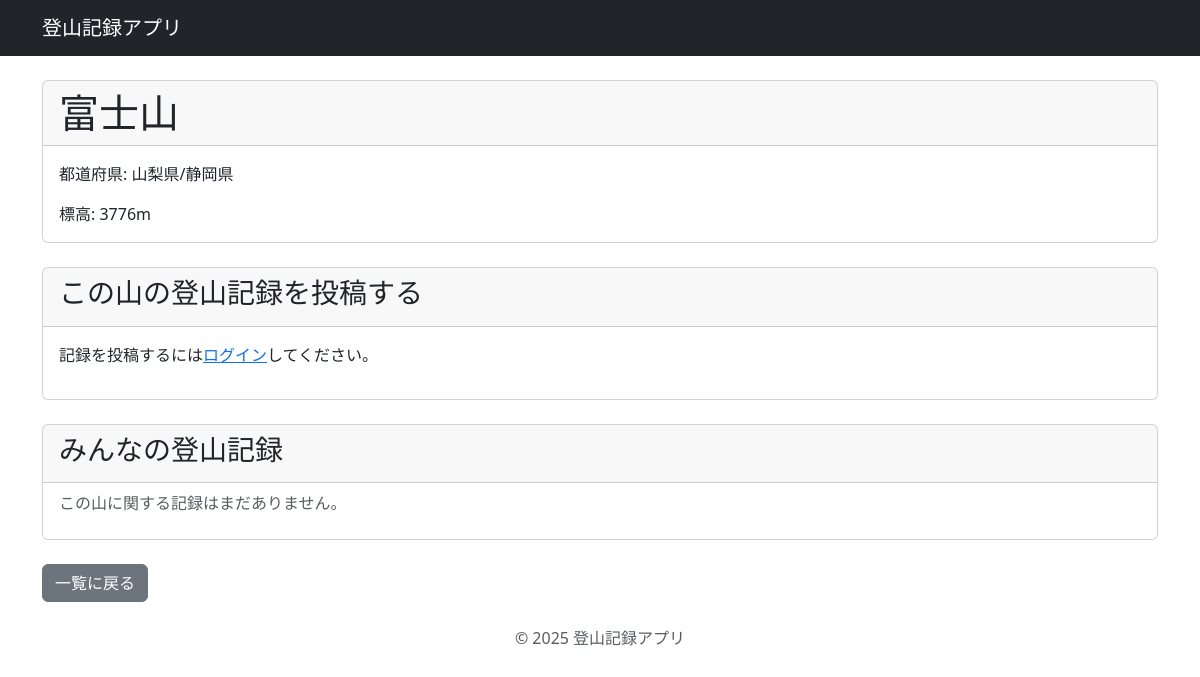
The app's page /mountain/6/ with its own data.
### paplib/models.py (models this page shows, shortened)
class Mountain(models.Model):
    name = models.CharField('山名', max_length=100)
    prefecture = models.CharField('都道府県', max_length=50)
    elevation = models.IntegerField('標高')

### paplib/views.py (the view)
# urls.py: path('mountain/<int:pk>/', views.mountain_detail, name='mountain_detail'),
def mountain_detail(request, pk):
    mountain = Mountain.objects.get(pk=pk)
    if request.method == 'POST':
        form = ClimbRecordForm(request.POST, request.FILES)
        if form.is_valid():
            new_record = form.save(commit=False)
            new_record.user = request.user
            new_record.mountain = mountain
            new_record.save()
            return redirect('mountain_detail', pk=mountain.pk)
    else:
        form = ClimbRecordForm()
    records = ClimbRecord.objects.filter(mountain=mountain).order_by('-climb_date')
    context = {
        'mountain': mountain,
        'records': records,
        'form': form,
    }
    return render(request, 'paplib/mountain_detail.html', context)

### paplib/templates/paplib/mountain_detail.html (shortened to what this page needs)
{% extends 'paplib/base.html' %}
{% load django_bootstrap5 %}
{% block content %}
<div class="card mb-4">
    <div class="card-header">
        <h1 class="mb-0">{{ mountain.name }}</h1>
    </div>
    <div class="card-body">
        <p class="card-text">都道府県: {{ mountain.prefecture }}</p>
        <p class="card-text">標高: {{ mountain.elevation }}m</p>
    </div>
</div>
<div class="card mb-4">
    <div class="card-header">
        <h3>この山の登山記録を投稿する</h3>
    </div>
    <div class="card-body">
        {% if user.is_authenticated %}
            <form method="post" enctype="multipart/form-data">
                {% csrf_token %}
                {% bootstrap_form form %}
                {% bootstrap_button button_type="submit" content="投稿する" %}
            </form>
        {% else %}
            <p>記録を投稿するには<a href="{% url 'login' %}?next={{ request.path }}">ログイン</a>してください。</p>
        {% endif %}
    </div>
</div>
<div class="card">
    <div class="card-header">
        <h3>みんなの登山記録</h3>
    </div>
    <div class="list-group list-group-flush">
        {% for record in records %}
            <div class="list-group-item">
                <div class="d-flex w-100 justify-content-between">
                    <h5 class="mb-1">{{ record.user.username }} さん</h5>
                    <div>
                        <small class="text-muted">{{ record.climb_date }}</small>
                        {% if record.user == request.user %}
                            <a href="{% url 'record_edit' record.pk %}" class="btn btn-sm btn-outline-primary ms-2">編集</a>
                            <a href="{% url 'record_delete' record.pk %}" class="btn btn-sm btn-outline-danger ms-2">削除</a>
                        {% endif %}
                    </div>
                </div>
                <p class="mb-1">{{ record.comment|linebreaksbr }}</p>
                {% if record.image %}
                    <div class="mb-2">
                        <img src="{{ record.image.url }}" class="img-fluid rounded" alt="登山記録の写真" style="max-height: 300px; width: auto;">
                    </div>
                {% endif %}
                <small class="text-muted">
                    登山日: {{ record.climb_date|date:"Y年n月j日" }} |
                    投稿: {{ record.created_at|date:"Y/n/j H:i" }} |
                    編集: {{ record.updated_at|date:"Y/n/j H:i" }}
                </small>
            </div>
        {% empty %}
            <div class="list-group-item">
                <p class="text-muted">この山に関する記録はまだありません。</p>
            </div>
        {% endfor %}
    </div>
</div>
<div class="mt-4">
    <a href="{% url 'mountain_list' %}" class="btn btn-secondary">一覧に戻る</a>
</div>
{% endblock %}

### records on screen
Mountain: name "富士山", prefecture "山梨県/静岡県", elevation "3776"
